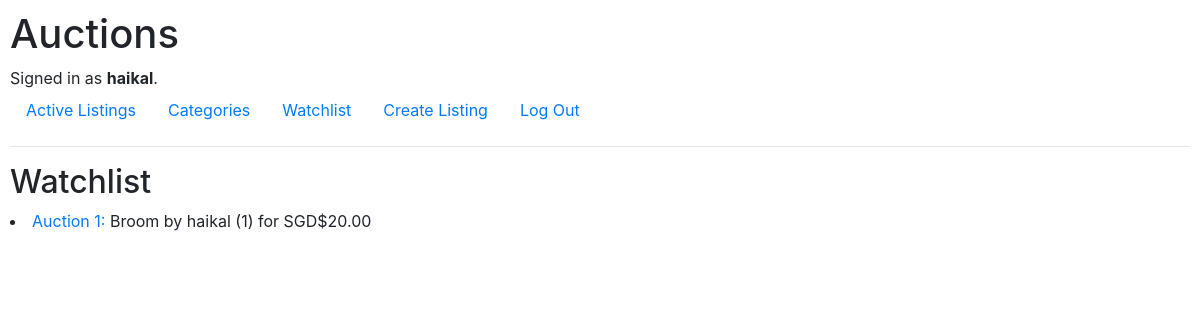
Page /auctions/watchlist (signed in) on the earlier database version.
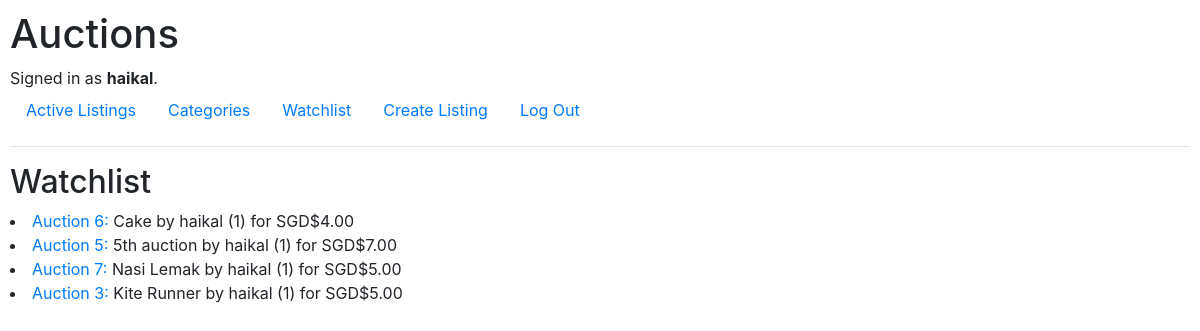
Same page on the later database version.
### auctions/models.py (models this page shows, shortened)
class Auction(models.Model):
    title = models.CharField(max_length=32)
    description = models.TextField(max_length=100)
    user = models.ForeignKey(User, on_delete=models.CASCADE, related_name="listings")
    watchlist = models.ManyToManyField(User, blank=True, related_name="watchlist")
    price = models.DecimalField(max_digits=5, decimal_places=2) # initial price
    bid = models.DecimalField(max_digits=5, decimal_places=2)
    bidder = models.ManyToManyField(User, blank=True, related_name="bidder")
    picture = models.URLField()
    category = models.CharField(max_length=32)

class User(AbstractUser):
    country = models.CharField(max_length=64)
    def __str__(self):
        return f"{self.username} ({self.id})"

### auctions/views.py (the view)
# urls.py: path("watchlist", views.watchlist, name="watchlist"),
@login_required(login_url='/accounts/login/')
def watchlist(request):
    user = request.user
    watchlist = user.watchlist.all()
    return render(request, "auctions/watchlist.html", {
        "watchlist": watchlist
    })

### auctions/templates/auctions/watchlist.html
{% extends "auctions/layout.html" %}
{% block body %}
    <h2>Watchlist</h2>
    {% for listing in watchlist %}
            <li> <a href="{% url 'auctions:listing' listing.id %}">Auction {{ listing.id }}:</a> {{ listing.title }} by {{ listing.user }} for SGD${{ listing.price }} </li>
    {% endfor %}
{% endblock %}

Differences in the rows shown:
no longer on this page (row edited): Auction: id "1", title "Broom", user "haikal (1)", price "20.00"
added Auction: id "6", title "Cake", user "haikal (1)", price "4.00"
now on this page (row unchanged): Auction: id "5", title "5th auction", user "haikal (1)", price "7.00"
added Auction: id "7", title "Nasi Lemak", user "haikal (1)", price "5.00"
now on this page (row edited): Auction: id "3", title "Kite Runner", user "haikal (1)", price "5.00"
